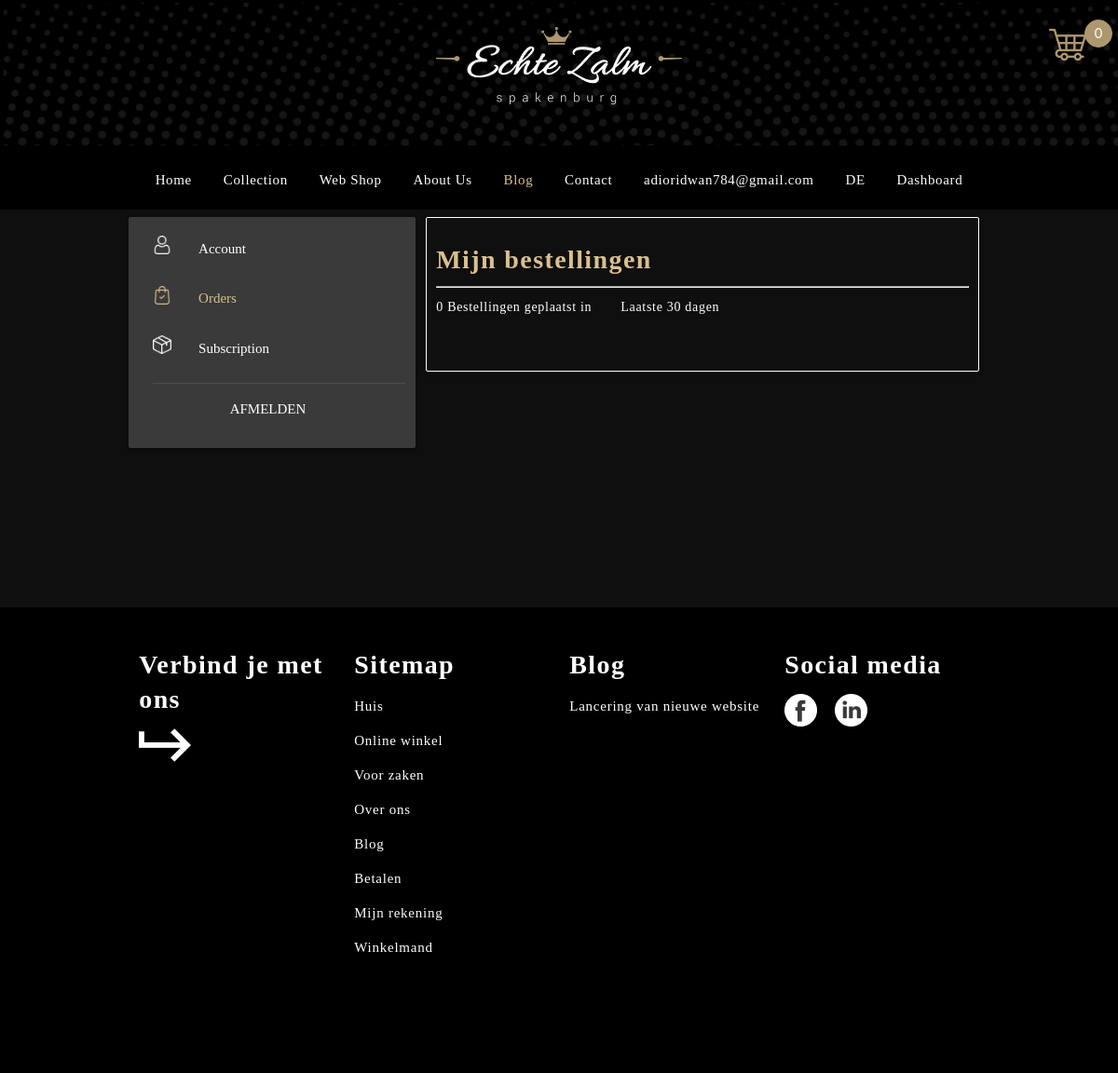
The app's page /admin/myOrder.php (signed in), older data.
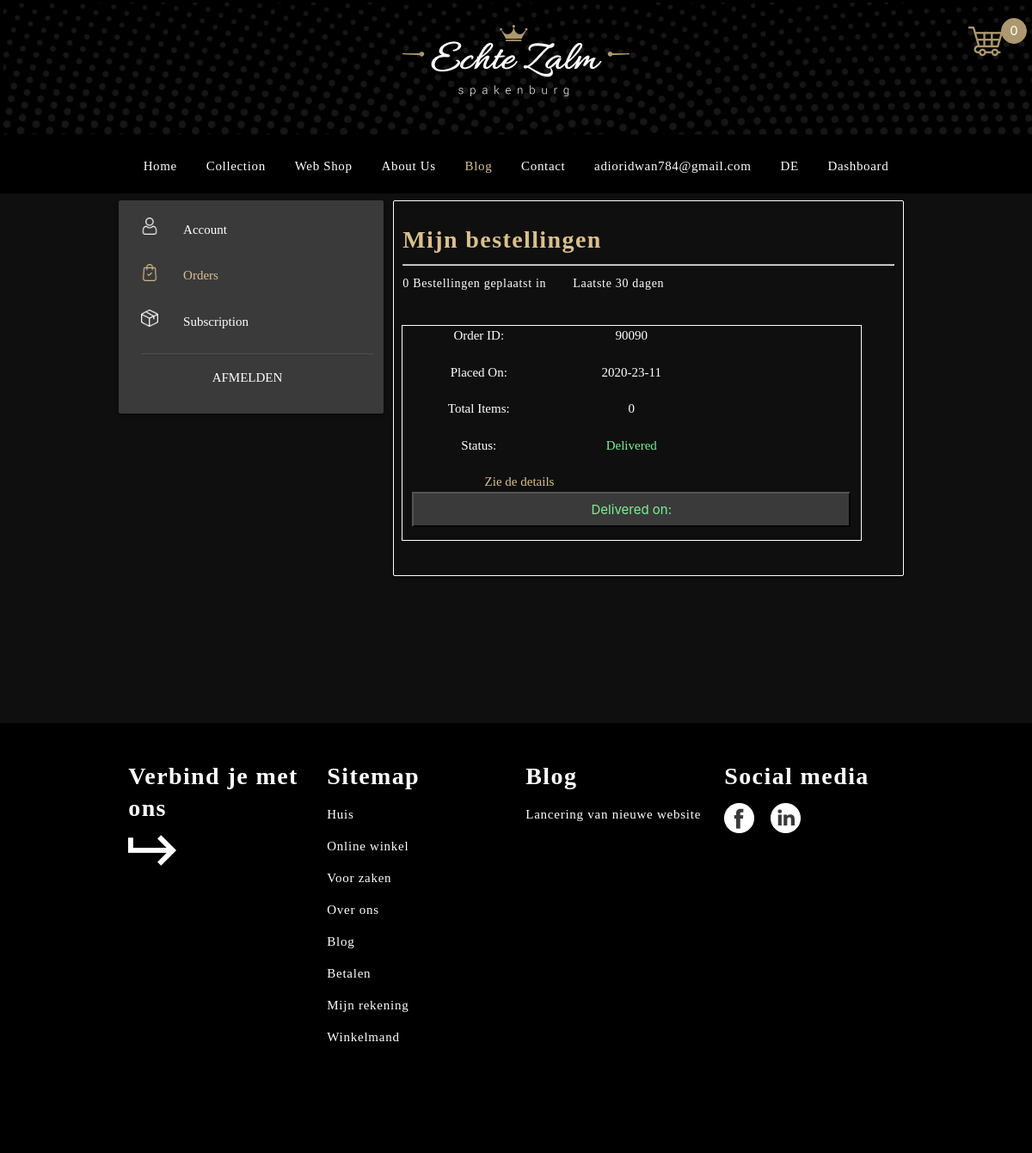
The same page, newer data.
### tables this page shows
CREATE TABLE `tbl_order` (
  `id` int(11) NOT NULL,
  `order_id` varchar(255) DEFAULT NULL,
  `user_id` int(11) DEFAULT NULL,
  `payment_status` varchar(20) DEFAULT NULL,
  `del_date` varchar(20) DEFAULT NULL,
  `del_status` varchar(20) DEFAULT NULL,
  `ord_date` varchar(30) DEFAULT NULL,
  `invoice` tinyint(1) DEFAULT '0',
  `payment_type` varchar(20) DEFAULT NULL,
  `amount` varchar(255) NOT NULL,
  `file` varchar(255) DEFAULT NULL
);

### admin/myOrder.php (the view, shortened to what this page needs)
<?php $page ='blog'; include 'head.php' ?>
<section style="padding-top: 0px;background: #0F0F0F;">
	<div class="container">
  <div class="row">
    <div class="col l4 s12 m4 white-text card" id="black" style="background: #3A3A3A">
        <div class="card" style="padding-left:15px;background:transparent;box-shadow:0px 0px 0px 0px">
            <div class="card-content white-text" style="text-align:left;align-content:left;padding-top:10px">
        <a href="profile.php">
          <div class="row valign-wrapper">
            <div class="col s2 right-align">
              <img src="images/icon/user-no.png" style="width:20px;height:20px;margin-top:3px" alt="" class="responsive-img">
            </div>
            <div class="col s10">
              <span class="white-text">
                Account
              </span>
            </div>
          </div>
        </a>
        <a href="myOrder.php">
          <div class="row valign-wrapper">
            <div class="col s2 right-align">
              <img src="images/icon/lock.png" style="width:20px;height:20px;margin-top:3px" alt="" class="responsive-img white-text">
            </div>
            <div class="col s10">
              <span style="color:#DAC08E">
                Orders
              </span>
            </div>
          </div>
        </a>
        <a href="profile-subscription.php">
          <div class="row valign-wrapper">
            <div class="col s2 right-align">
              <img src="images/icon/diamond-no.png" style="width:20px;height:20px;margin-top:3px" alt="" class="responsive-img white-text ">
            </div>
            <div class="col s10">
              <span class="white-text">
                Subscription
              </span>
            </div>
          </div>
        </a>
            </div>
            <div class="card-action center">
              <a href="logout.php" class="white-text">Afmelden</a>
            </div>
          </div>
      </div>
<?php
  $p = $connect2db->query("SELECT count(id) as id FROM tbl_order WHERE user_id=$id AND MONTH(ord_date)=MONTH(CURRENT_DATE()) AND payment_status = 'Paid'");
  $pf = $p->fetch();
?>
			<div class="col l8 m8 s12 right-align">
        <div class="card" style="background:transparent;padding:10px;border:1px solid #fff;">
          <div class="card-content center white-text">
            <h5 class="left-align"> Mijn bestellingen </h5>
            <hr>
            <div class="row">
              <div class="col l4 m4"><p class="white-text"><?php echo $pf->id; ?> Bestellingen geplaatst in</p></div>
              <div class="col l4 m4"><p class="white-text">Laatste 30 dagen</p></div>
            </div>
            <div class="row center" style="margin-top:25px;padding-left:0px;margin-bottom:0px">
              <div class="col s12">
                  <div class="row">
<?php
  $prd = $connect2db->prepare("SELECT * FROM tbl_order WHERE user_id=? AND payment_status = ?");
  $prd->execute([$id, 'Paid']);
  while($fprd = $prd->fetch()){
?>                    <div class="col l12 s12" style="border:1px solid #fff;margin:10px;max-width:90%">
                          <div class="row">
                            <div class="col m4 s12">Order ID:</div>
                            <div class="col m4 s12"><?php echo $fprd->order_id; ?></div>
                            <div class="col m4 s12"></div>
                      </div>
                          <div class="row">
                            <div class="col m4 s12">Placed On:</div>
                            <div class="col m4 s12"><?php echo $fprd->ord_date;; ?></div>
                            <div class="col m4 s12"></div>
                        </div>
                        <div class="row">
                            <div class="col m4 s12">Total Items:</div>
                            <div class="col m4 s12"><?php $order = $fprd->order_id;
                                $items = $connect2db->query("SELECT count(id) as id FROM prd_order WHERE user_id=$id AND order_id = $order ");
                                $itm = $items->fetch(); echo $itm->id;?></div>
                            <div class="col m4 s12"></div>
                      </div>
                      <div class="row">
                            <div class="col m4 s12">Status:</div>
                            <div class="col m4 s12"style="color:<?php if($fprd->del_status=='Pending'){echo '#c1c1c1;font-weight:300';}elseif($fprd->del_status=='Canceled'){echo '#F64F4F';}else{echo '#7CF094';}?>"> <?php echo $fprd->del_status; ?></div>
                            <div class="col m4 s12"></div>
                      </div>
                      <div class="col s12"><a href="preview-order.php?product_id=<?php echo $fprd->order_id;?>" class="left" style="color:#DAC08E;position:relative;left:15%">Zie de details</a></div>
                      <?php
                      if($fprd->del_status == 'Delivered'){?>
                       <button type="submit" style="width:100%;height: 41px;background:#3A3A3A;color:#7CF094;margin-bottom:15px"> Delivered on: <?php echo $fprd->del_date; ?></button>
                     <?php } ?>
                    </div>
          <?php } ?>
                          </div>
                  </div>
              </div>
            </div>
          </div>
        </div>
			</div>
		</div>
    <div class="container" style="height:136px"></div>
</section>
<?php include ('footer.php'); ?>

### admin/head.php (shortened to what this page needs)
<?php
if (isset($_SESSION['id'])) {
  $id = $_SESSION['id'];
  include 'includes/connection.php';
  $getOrderID = $connect2db->prepare("SELECT order_id FROM tbl_order WHERE user_id = ? AND payment_status = ?");
    $getOrderID->execute([$id, 'Pending']);
    $getID = $getOrderID->fetch();
    $order_id = $getID->order_id;
    $getOrder = $connect2db->prepare("SELECT count(id) AS prod_count FROM prd_order WHERE user_id = ? AND order_id = ?");
    $getOrder->execute([$id, $order_id]);
    $count = $getOrder->fetch();
    $num = $count->prod_count;
    }
?>
<!DOCTYPE html>
<html>
  <head>
    <link type="text/css" rel="stylesheet" href="css/materialize.min.css"/>
    <link type="text/css" rel="stylesheet" href="css/style.css" />
    <link rel="stylesheet" type="text/css" href="css/poppins.css">
    <link rel="stylesheet" type="text/css" href="css/playfair.css">
    <link href="css/aos.min.css" rel="stylesheet">
    <link rel="stylesheet" href="css/rateyo.min.css">
</head>
<body>
<nav class="d-flex">
    <div class="nav-wrapper cart-nav">
      <a href="index.php" class="brand-logo center"><img src="images/logo-white.png" class="responsive-img" style="margin:0px;padding:0px"></a>
          <a href="cart.php" class="right" style="padding-right:0px;margin-right:0px%;">
            <img src="images/cart.png" style="padding-right:0px;margin-right:0px;">
            <button style="
                  position: relative;
                  top: -25px;
                  right: 6px;
                  width: 30px;
                  height: 30px;
                  color: #fff;
                  background-color: #AD976E;
                  border-radius: 30px;
                  text-align:center;border:solid 1px #AD976E"
                  class="center align-center" id="cart">
                    <?php if (isset($_SESSION['id'])) {
                     echo $num ;
                    } ?>
                  </button>
          </a>
    </div>
  </nav>
  <nav class="hide-on-med-and-down black nav-center" role="navigation">
    <div class="nav-wrapper menu container-fluid ">
      <ul class="" id="menu">
        <li class="">
          <a class="<?php $page=='home'?print'active':print'';?>" id="home" href="index.php">Home </a>
        </li>
        <li>
          <a href="collection.php" id="col" class="<?php $page=='collection'?print'active':print'';?>">Collection</a>
        </li>
        <li>
          <a href="webshop.php" class="<?php $page=='webshop'?print'active':print'';?>">Web Shop</a>
        </li>
        <li>
          <a href="aboutUs.php" class="<?php $page=='about'?print'active':print'';?>">About Us</a>
        </li>
        <li><a href="blog.php" class="<?php $page=='blog'?print'active':print'';?>">Blog</a></li>
        <li><a href="contact.php" class="<?php $page=='contact'?print'active':print'';?>">Contact</a></li>
        <li class="dropdown white-text">
          <a class="dropdown-trigger" href="#!" data-target="accounts">
           <?php if (isset($_SESSION['email'])) {
             echo($_SESSION['email']);
           } else{
            echo "My Account";
           }?>
          </a>
        </li>
        <li> <a href="" class="bt"> DE</a></li>
         <?php
         if (isset($_SESSION['role']) && $_SESSION['role']=='Admin'){?>
          <li><a href="admin/dashboard.php" class="bt">Dashboard</a></li>
       <?php }?>
      </ul>
    </div>
  </nav>

### admin/footer.php (shortened to what this page needs)
<footer class="container-fluid" style="background: black; color: white;">
	<div class="container" style="height:20px"></div>
<div class="container">
		<div class="row">
		<div class="col l3 s12 m6">
			<h4 style="font-family:playfair" class="text-white font-weight-bold left-align" style="width:240px;">Verbind je met ons</h4>
			<img src="images/icon/arrow-right.png">
		</div>
		<div class="col l3 s12 m6" >
		<h4 style="font-family:playfair" class="text-white font-weight-bold left-align" style="width:230px">Sitemap</h4>
    <div style="width:178px">
      <p><a href="index.php" class="text-muted"> Huis</a> </p>
      <p><a href="webshop.php" class="text-muted"> Online winkel</a> </p>
      <p><a href="" class="text-muted"> Voor zaken</a> </pp>
      <p><a href="aboutUs.php" class="text-muted"> Over ons</a> </p>
      <p><a href="blog.php" class="text-muted"> Blog</a> </p>
      <p><a href="" class="text-muted"> Betalen</a> </p>
      <p><a href="profile.php" class="text-muted"> Mijn rekening</a> </p>
      <p><a href="cart.php" class="text-muted"> Winkelmand</a> </p>
    </div>
	</div>
	<div class="col l3 s12 m6" >
			<h4 style="font-family:playfair;text-align:left;" class="text-white font-weight-bold" style="width:122px">Blog</h4>
			<p class="text-muted">Lancering van nieuwe website</p>
		</div>
	<div class="col l3 s12 m6">
			<h4 style="font-family:playfair" class="text-white left-align font-weight-bold" style="width:230px">Social media</h4>
			<div>
				<img src="images/icon/facebook.png"> &nbsp &nbsp
				<img src="images/icon/linkedin.png">
			</div>
		</div>
	</div>
</div>
<div class="container" style="height:89px"></div>
</footer>

### admin/css/style.css (style rules this page uses)
.d-flex { background: url('../images/header.png'); background-size: cover; background-repeat: no-repeat; height: 161px; padding-top: 29px; padding-bottom: 30px; }
h5 { font-family: Playfair Display; font-style: normal; font-weight: bold; font-size: 28px; line-height: 37px; letter-spacing: 0.05em; color: #DAC08E; }
body { padding:0px; height:0px; background-color: #000; font-family: 'Poppins'; }
nav li { font-weight: 500; font-size: 13px; align-items: center; text-align: center; letter-spacing: 0.05em; font-style: normal; }
nav.nav-center ul { text-align: center; }
nav.nav-center ul li { display: inline; float: none; }
nav.nav-center ul li a { display: inline-block; }
nav.nav-center ul li a.active { color: #DAC08E; }
.menu { height: 80px; text-align: center; align-items: center; }
.container { width: 77%; }
section .container img { margin-right: 16px; margin-bottom:4px; margin-top: 56px; }
footer h4 { font-family: Playfair Display; font-style: normal; font-weight: bold; font-size: 28px; line-height: 37px; letter-spacing: 0.05em; color: #FFFFFF; }
footer p { font-family: Poppins; font-style: normal; font-weight: normal; font-size: 15px; line-height: 22px; letter-spacing: 0.05em; color: #FFFFFF; }
footer .col a { font-family: Poppins; font-style: normal; font-weight: normal; font-size: 15px; line-height: 22px; letter-spacing: 0.05em; color: #FFFFFF; text-decoration: none; }
h4 { font-family: Playfair Display; font-style: normal; font-weight: bold; font-size: 28px; line-height: 37px; text-align: center; letter-spacing: 0.05em; }
p, .sub-title { font-family: Poppins; font-size: 20px; font-style: normal; font-weight: 500; line-height: 30px; letter-spacing: 0.05em; text-align: left; color:#fff; }
div .accordian, p { font-family: Poppins; font-size: 14px; font-style: normal; font-weight: 300; line-height: 27px; letter-spacing: 0.05em; text-align: left; }

Row changes from the older to the newer data that the page shows:
now on this page (row edited): tbl_order: order "90090", ord_date "2020-23-11", id "0", del_status "Delivered"
